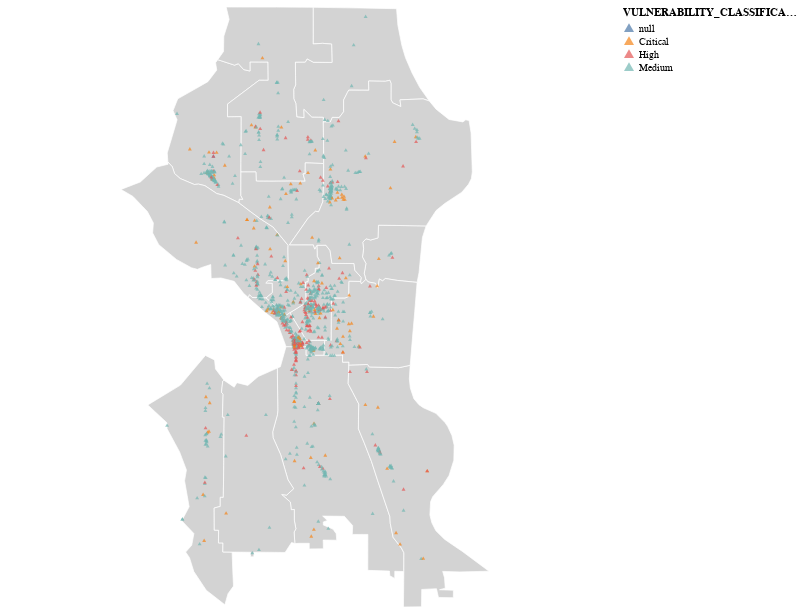

The cell this chart's notebook holds for it:
### Code cell
seattle = gpd.read_file('data/2016_seattle_neighborhoods.geojson') #, driver = 'GeoJSON')
seattle_basemap = alt.Chart(seattle).mark_geoshape(fill='lightgrey', stroke='white', strokeWidth=0.7)

vulnerability_class_order = [None, 'Medium', 'High', 'Critical']

bldg_points = alt.Chart(masonry_bldgs).mark_point(shape = 'triangle', filled = True, color = 'firebrick', size = 15).encode(
    latitude = alt.Latitude('Y'),
    longitude = alt.Longitude('X'),
    color = alt.Color('VULNERABILITY_CLASSIFICATION:N')
)

seattle_bldg_map = seattle_basemap + bldg_points

seattle_bldg_map.project('mercator').properties(
    width = 600,
    height = 600
)
